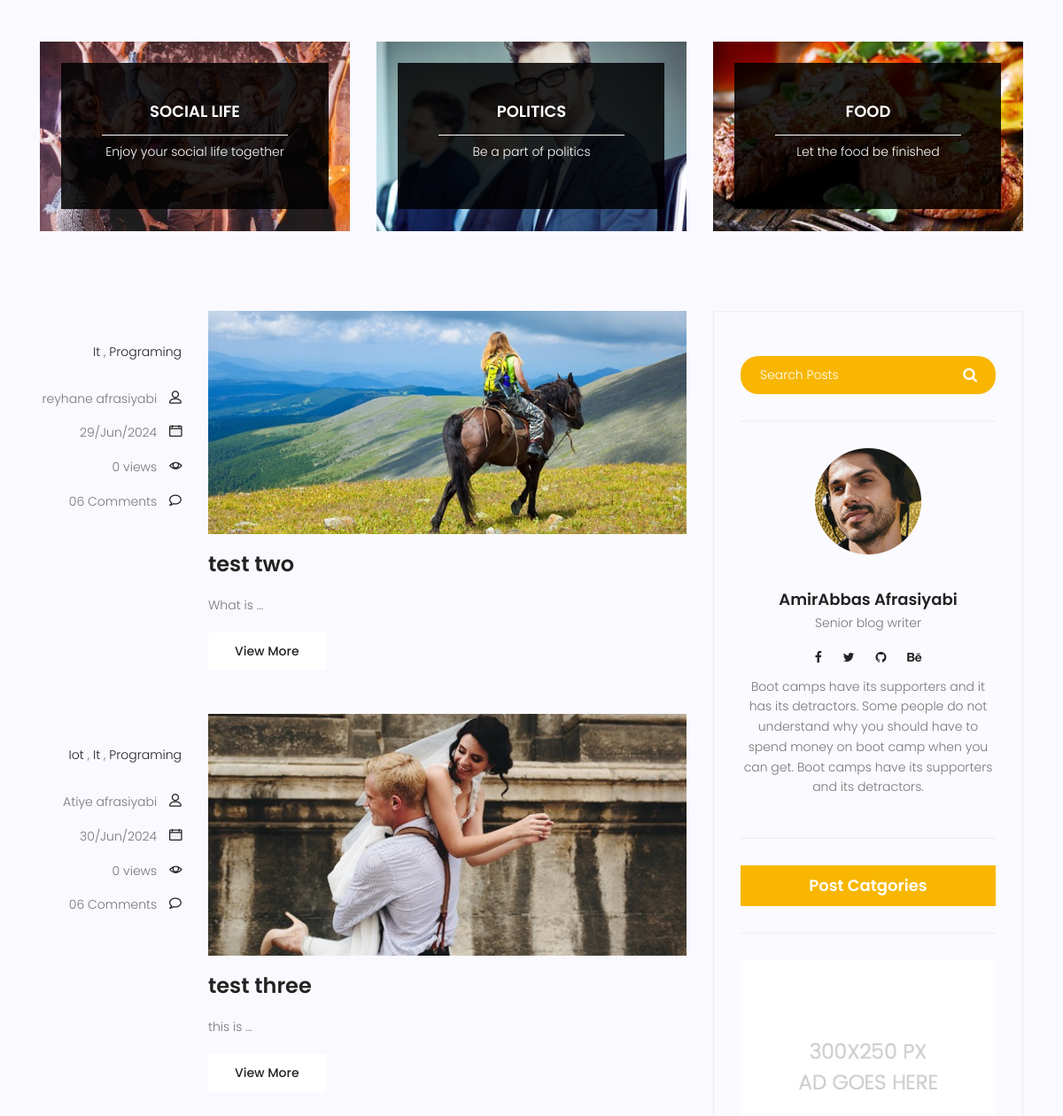
Before: /blog/category/It/ (middle part) with the older database file.
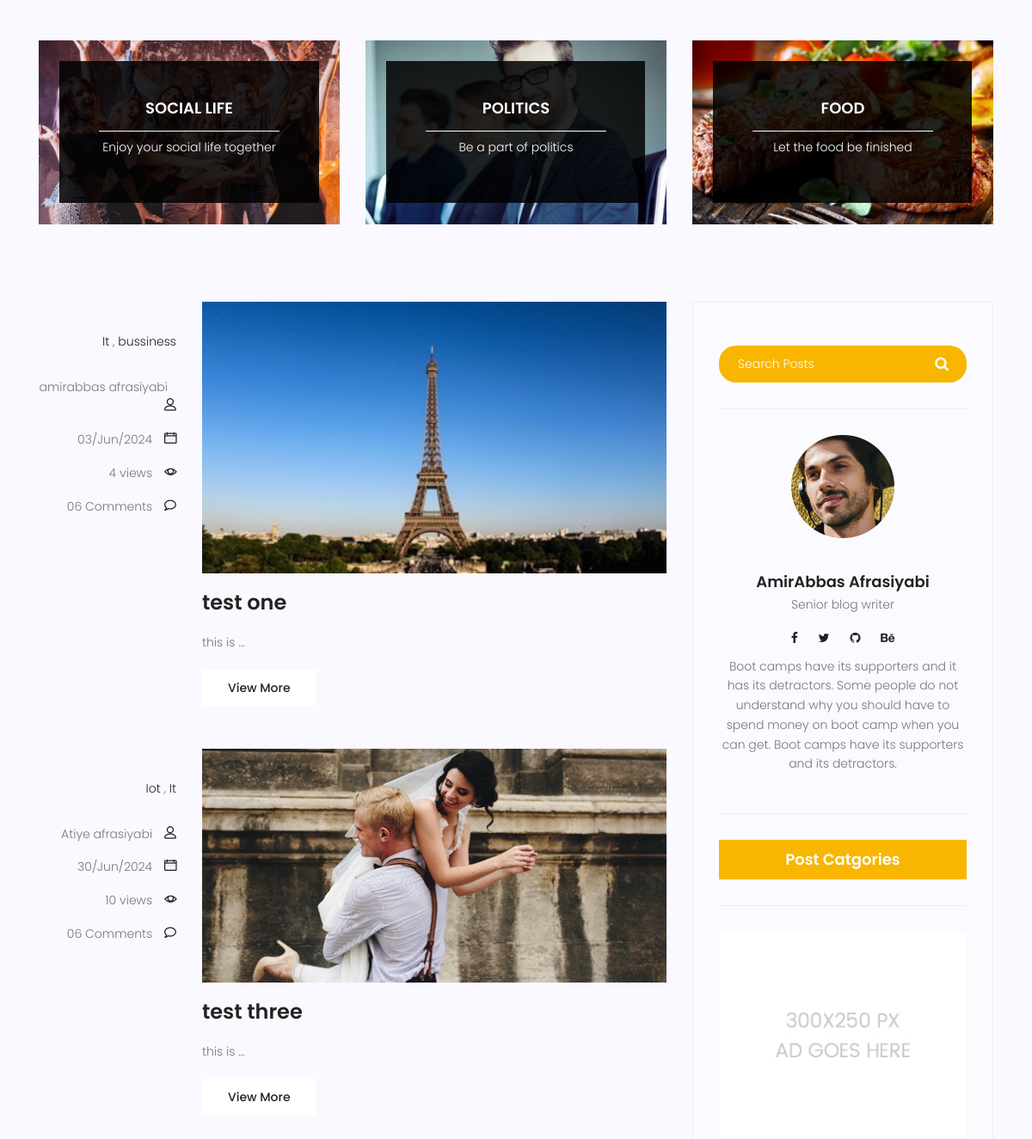
After: the same page with the newer database file.
### blog/models.py (models this page shows, shortened)
class category(models.Model):
    name = models.CharField(max_length=255)

class Post(models.Model):
    image = models.ImageField(upload_to='blog/',default='blog/default.jpg')
    author = models.ForeignKey(User, related_name = "author" , on_delete=models.SET_NULL, null=True)
    title = models.CharField(max_length=100)
    content = models.TextField()
    category  = models.ManyToManyField(category, blank=True,)
    counted_views = models.IntegerField(default=0)
    status = models.BooleanField( default= False)
    published_date = models.DateTimeField(null= True)
    created_date = models.DateTimeField(auto_now_add=True )
    updated_date = models.DateTimeField(auto_now=True)
    class Meta:
        ordering = ['created_date']
        verbose_name = 'پست'
        verbose_name_plural = ' پست ها'

### blog/views.py (the view)
# urls.py: path('', blog_view, name='index'),
def blog_view(request, cat_name=None, author_username=None):
    posts = Post.objects.filter(status=1)
    if cat_name:
        posts = posts.filter(category__name=cat_name)
    if author_username:
        posts = posts.filter(author__username=author_username)
    posts = Paginator(posts,3)
    try:
        page_number = request.GET.get('page')
        posts = posts.get_page(page_number)
    except PageNotAnInteger:
        posts = posts.get_page(1)
    except EmptyPage:
        posts = posts.get_page(1)
    context = {'posts': posts}
    return render(request, 'blog/blog-home.html', context)

### blog/templatetags/blog_tags.py (called while the page is built)
@ register.inclusion_tag('blog/blog-post-category.html')
def postcategories():
    posts = Post.objects.filter(status=1)
    categories = category.objects.all()
    cat_dict = {}
    for name in categories:
       cat_dict[name] =  posts.filter(category=name).count()
    return{'categories': cat_dict}

### templates/blog/blog-home.html (shortened to what this page needs)
{% extends "base.html" %}
{% load static %}
{% load blog_tags %}
{% block content %}
<section class="top-category-widget-area pt-90 pb-90">
  <div class="container">
    <div class="row">
      <div class="col-lg-4">
        <div class="single-cat-widget">
          <div class="content relative">
            <div class="overlay overlay-bg"></div>
            <a href="#" target="_blank">
              <div class="thumb">
                <img
                  class="content-image img-fluid d-block mx-auto"
                  src="{% static 'img/blog/cat-widget1.jpg' %}"
                  alt=""
                />
              </div>
              <div class="content-details">
                <h4 class="content-title mx-auto text-uppercase">
                  Social life
                </h4>
                <span></span>
                <p>Enjoy your social life together</p>
              </div>
            </a>
          </div>
        </div>
      </div>
      <div class="col-lg-4">
        <div class="single-cat-widget">
          <div class="content relative">
            <div class="overlay overlay-bg"></div>
            <a href="#" target="_blank">
              <div class="thumb">
                <img
                  class="content-image img-fluid d-block mx-auto"
                  src="{% static 'img/blog/cat-widget2.jpg' %}"
                  alt=""
                />
              </div>
              <div class="content-details">
                <h4 class="content-title mx-auto text-uppercase">Politics</h4>
                <span></span>
                <p>Be a part of politics</p>
              </div>
            </a>
          </div>
        </div>
      </div>
      <div class="col-lg-4">
        <div class="single-cat-widget">
          <div class="content relative">
            <div class="overlay overlay-bg"></div>
            <a href="#" target="_blank">
              <div class="thumb">
                <img
                  class="content-image img-fluid d-block mx-auto"
                  src="{% static 'img/blog/cat-widget3.jpg' %}"
                  alt=""
                />
              </div>
              <div class="content-details">
                <h4 class="content-title mx-auto text-uppercase">Food</h4>
                <span></span>
                <p>Let the food be finished</p>
              </div>
            </a>
          </div>
        </div>
      </div>
    </div>
  </div>
</section>
<section class="post-content-area">
  <div class="container">
    <div class="row">
      <div class="col-lg-8 posts-list">
        {% for post in posts %}
        <div class="single-post row">
          <div class="col-lg-3 col-md-3 meta-details">
            <ul class="tags">
              {% for cat in post.category.all %}
                <li><a href="{% url 'blog:category' cat_name=cat.name %}">{{ cat.name }}</a> {% if not forloop.last %},{% endif %}</li>
              {% endfor %}
            </ul>
            <div class="user-details row">
              <p class="user-name col-lg-12 col-md-12 col-6">
                <a href="{% url 'blog:author' author_username=post.author.username %}">{{post.author.get_full_name}}</a> <span class="lnr lnr-user"></span>
              </p>
              <p class="date col-lg-12 col-md-12 col-6">
                <a href="#">{{post.published_date|date:"d/M/Y"}}</a>
                <span class="lnr lnr-calendar-full"></span>
              </p>
              <p class="view col-lg-12 col-md-12 col-6">
                <a href="#">{{post.counted_views}} views</a>
                <span class="lnr lnr-eye"></span>
              </p>
              <p class="comments col-lg-12 col-md-12 col-6">
                <a href="#">06 Comments</a> <span class="lnr lnr-bubble"></span>
              </p>
            </div>
          </div>
          <div class="col-lg-9 col-md-9">
            <div class="feature-img">
              <img
                class="img-fluid"
                src="{{post.image.url}}"
                alt=""
              />
            </div>
            <a class="posts-title" href="{% url 'blog:single' pid=post.id %}">
              <h3>{{post.title}}</h3>
            </a>
            <p class="excert">{{post.content|truncatechars:9}}</p>
            <a href="{% url 'blog:single' pid=post.id %}" class="primary-btn">View More</a>
          </div>
        </div>
        {% endfor %}
      </div>
      <div class="col-lg-4 sidebar-widgets">
        <div class="widget-wrap">
          {% include "blog/blog-search.html" %}
          {% include "blog/blog-writter.html" %}
          {% postcategories %}
          {% include "blog/blog-ads.html" %}
        </div>
      </div>
    </div>
  </div>
</section>
{% endblock %}

### templates/base.html (shortened to what this page needs)
{% load static %}
<!DOCTYPE html>
<html lang="zxx" class="no-js">
  <head>
    <link rel="stylesheet" href="{% static 'css/linearicons.css' %}" />
    <link rel="stylesheet" href="{% static 'css/font-awesome.min.css' %}" />
    <link rel="stylesheet" href="{% static 'css/bootstrap.css' %}" />
    <link rel="stylesheet" href="{% static 'css/magnific-popup.css' %}" />
    <link rel="stylesheet" href="{% static 'css/jquery-ui.css' %}" />
    <link rel="stylesheet" href="{% static 'css/nice-select.css' %}" />
    <link rel="stylesheet" href="{% static 'css/animate.min.css' %}" />
    <link rel="stylesheet" href="{% static 'css/owl.carousel.css' %}" />
    <link rel="stylesheet" href="{% static 'css/main.css' %}" />
  </head>
  <body>
  </body>
</html>
{% block content %}
{% endblock  %}
</body>
</html>

### templates/blog/blog-search.html
{% load static %}
<div class="single-sidebar-widget search-widget">
    <form class="search-form" action="{% url 'blog:search' %}" method="get">
      <input
        placeholder="Search Posts"
        name="s"
        type="text"
        onfocus="this.placeholder = ''"
        onblur="this.placeholder = 'Search Posts'"
      />
      <button type="submit"><i class="fa fa-search"></i></button>
    </form>
  </div>

### templates/blog/blog-writter.html
{% load static %}
<div class="single-sidebar-widget user-info-widget">
    <img src="{% static 'img/blog/user-info.png' %}" alt="" />
    <a href="#"><h4>AmirAbbas Afrasiyabi</h4></a>
    <p>Senior blog writer</p>
    <ul class="social-links">
      <li>
        <a href="#"><i class="fa fa-facebook"></i></a>
      </li>
      <li>
        <a href="#"><i class="fa fa-twitter"></i></a>
      </li>
      <li>
        <a href="#"><i class="fa fa-github"></i></a>
      </li>
      <li>
        <a href="#"><i class="fa fa-behance"></i></a>
      </li>
    </ul>
    <p>
      Boot camps have its supporters and it has its detractors. Some
      people do not understand why you should have to spend money on
      boot camp when you can get. Boot camps have its supporters and its
      detractors.
    </p>
  </div>

### templates/blog/blog-post-category.html (shortened to what this page needs)
<div class="single-sidebar-widget post-category-widget">
    <h4 class="category-title">Post Catgories</h4>
</div>

### templates/blog/blog-ads.html
{% load static %}
<div class="single-sidebar-widget ads-widget">
    <a href="#">
      <img
        class="img-fluid"
        src="{% static 'img/blog/ads-banner.jpg' %}"
        alt=""
      />
    </a>
  </div>

Changed rows visible on the page:
no longer on this page (row edited): Post: author.get_full_name "reyhane afrasiyabi", published_date "29/Jun/2024", counted_views "0", image (picture), title "test two", content "What is …", category (name "It")
no longer on this page (row unchanged): category: name "Programing"
now on this page (row edited): Post: author.get_full_name "amirabbas afrasiyabi", published_date "03/Jun/2024", counted_views "4", image (picture), title "test one", content "this is …", category (name "It")
shown differently, row unchanged: category "It": no longer shows ","
added category: name "bussiness", shown under "amirabbas afrasiyabi"
changed Post "test three": counted_views "0" → "10"
